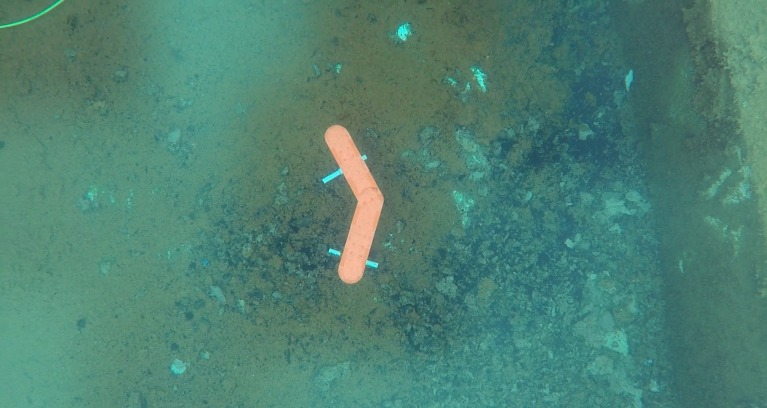
//> input picture path1.jpg, 767 x 408 px
$ ./task3.1   (built with g++ and OpenCV 4)
//> lines starting //> are read from the running program, lines starting //| are printed output that depends on the picture; after the words box and inside, x2 and y2 are one past the last pixel; in counts of white or black regions, pixels touching at a corner belong together
#include <opencv2/highgui.hpp>
#include <opencv2/imgcodecs/imgcodecs.hpp>
#include <opencv2/imgproc/imgproc.hpp>
#include <opencv2/core/core.hpp>
#include <opencv2/opencv.hpp>
#include<vector>
using namespace std;
using namespace cv;
int main(){
    String path = "/home/vampweeknd/AUVopencv/images/path1.jpg";
    Mat img = imread(path);
//> img is the input picture: 408 rows x 767 cols, CV_8UC3; mean B, G, R 114.4, 129.2, 78.6
    Mat imgGray,imgBlur,imgCanny,imgDil;
    cvtColor(img,imgGray,COLOR_BGR2GRAY);
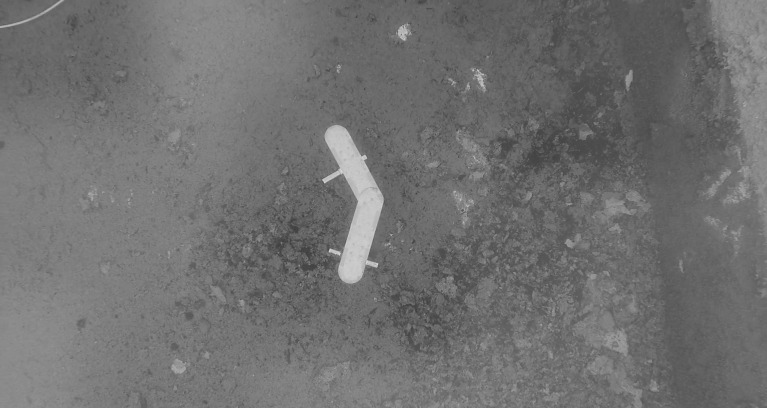
//> imgGray: 408 rows x 767 cols, CV_8UC1; min 60, max 217, mean 112.4
    GaussianBlur(imgGray,imgBlur,Size(3,3),3,0);
    Canny(imgBlur,imgCanny,50,100);
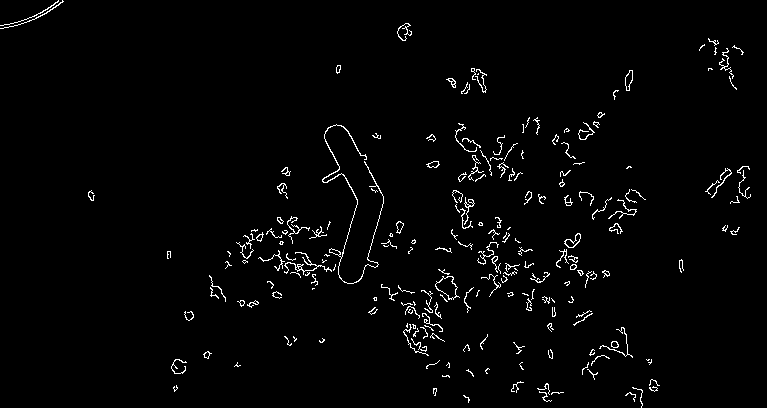
//> imgCanny: 408 rows x 767 cols, CV_8UC1; 2% white in thin lines or dots
    // Probabilistic Line Transform (Hough line transform)
    vector<Vec4d> linesP; // will hold the results of the detection
    HoughLinesP(imgCanny, linesP, 1, CV_PI/180, 60, 50, 20 ); // runs the actual detection
//> linesP = 7 lines (x1, y1, x2, y2): [325, 141, 357, 200], [345, 128, 383, 196], [278, 254, 338, 271], [338, 270, 357, 201], [362, 276, 383, 202], [275, 255, 338, 272], [416, 313, 469, 291]
    vector<double>slopes;
    vector<double>finalslopes;
    // Draw the lines
    for( size_t i = 0; i < linesP.size(); i++ )
    {
        Vec4d l = linesP[i];
        //line( img, Point(l[0], l[1]), Point(l[2], l[3]), Scalar(0,0,255), 1, LINE_AA);
        double slope = (l[3]-l[1])/(l[2]-l[0]);
        slopes.push_back(slope);
    }
//> this loop made 7 passes
//> (l, slope) on passes 1 to 7: ([325, 141, 357, 200], 1.84), ([345, 128, 383, 196], 1.79), ([278, 254, 338, 271], 0.283), ([338, 270, 357, 201], -3.63), ([362, 276, 383, 202], -3.52), ([275, 255, 338, 272], 0.27), ([416, 313, 469, 291], -0.415)
    //four lines are detected for the four edges - so a pair of the lines will have identical slopes
    for(int j =0;j<slopes.size();j++){
        for(int k =j+1;k<slopes.size();k++){
            if(abs(slopes[j]-slopes[k]) < 0.2){
                finalslopes.push_back(slopes[j]);
                //sort so that the negative slope is at 0th index
                sort(finalslopes.begin(),finalslopes.end());
            }
        }
    }
//> this loop made 7 passes
//> after the loop, finalslopes = [-3.63, 0.283, 1.84]
    double theta = -(atan(finalslopes[0])) * (180/CV_PI) + atan(finalslopes[1])*(180/CV_PI);
//> theta = 90.42
    double phi = (180-theta)/2;
//> phi = 44.79
    vector<Vec3f>circles;
    vector<Point> centersfinal;
    HoughCircles(imgBlur,circles,HOUGH_GRADIENT,1,60,200,15,0,20);
//> circles = 2 circles (x, y, radius): [350.5, 269.5, 13.2], [335.5, 137.5, 12.5]
    for( size_t i = 0; i < circles.size(); i++ )
    {
        Point center(cvRound(circles[i][0]), cvRound(circles[i][1]));
        int radius = cvRound(circles[i][2]);
        circle( img, center, 3, Scalar(0,255,255), -1);
        circle( img, center, radius, Scalar(0,0,255), 1 );
        centersfinal.push_back(center);
    }
//> this loop made 2 passes
//> (center, radius) on passes 1 to 2: (Point(350, 270), 13), (Point(336, 138), 12)
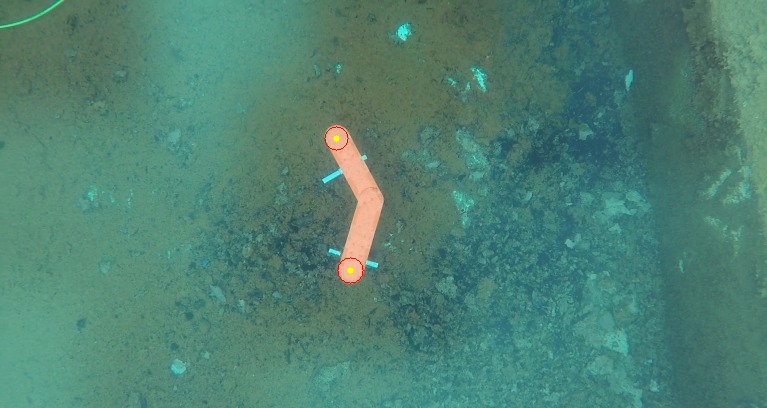
//> img: 408 rows x 767 cols, CV_8UC3; 0.06% of pixels changed, all inside (x1, y1, x2, y2) = (324, 126, 364, 284)
    // ensuring that the lower centre is at 0th index
    if(centersfinal[0].y<centersfinal[1].y){
        swap(centersfinal[0],centersfinal[1]);
    }
    //considering the triangle to be isosceles and hence applying trignometric relations
    double dist1 = norm((centersfinal[1]-centersfinal[0]));
//> dist1 = 132.7
    double length = (dist1/2)/cos(phi*(CV_PI/180));
//> length = 93.52
    int x1 = centersfinal[0].x + length*sin(phi*(CV_PI/180));
//> x1 = 415
    int y1 = centersfinal[0].y - length*cos(phi*(CV_PI/180));
//> y1 = 203
    circle(img,{x1,y1},3,Scalar(0,255,255),-1);
//> img: 408 rows x 767 cols, CV_8UC3; 29 pixels changed, all inside (x1, y1, x2, y2) = (412, 200, 419, 207)
    circle(img,{x1,y1},13,Scalar(0,0,255),1);
//> img: 408 rows x 767 cols, CV_8UC3; mean B, G, R 114.3, 129.1, 78.7
    line(img,centersfinal[0],{x1,y1},Scalar(255,0,0));
//> img: 408 rows x 767 cols, CV_8UC3; mean B, G, R 114.3, 129.1, 78.7
    line(img,{x1,y1},centersfinal[1],Scalar(255,0,0));
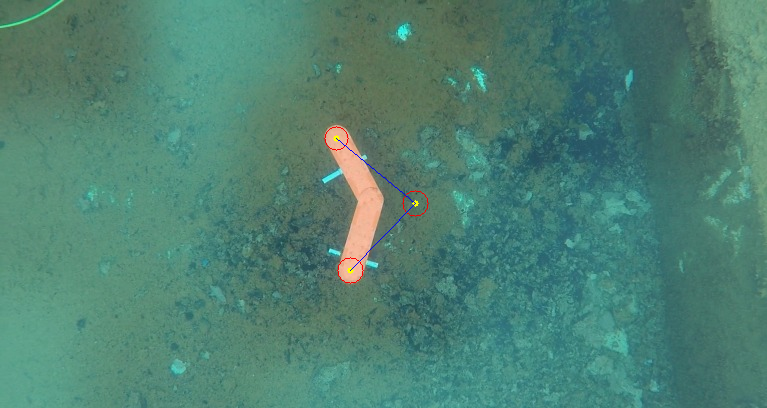
//> img: 408 rows x 767 cols, CV_8UC3; mean B, G, R 114.3, 129, 78.7
    imshow("Image",img);
    waitKey(0);

}
